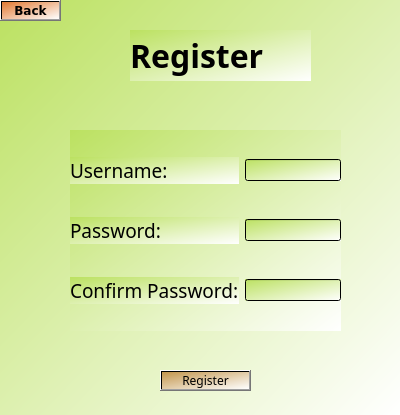
<?xml version="1.0" encoding="UTF-8"?>
<ui version="4.0">
 <class>RegisterScene</class>
 <widget class="QWidget" name="RegisterScene">
  <property name="geometry">
   <rect>
    <x>0</x>
    <y>0</y>
    <width>400</width>
    <height>415</height>
   </rect>
  </property>
  <property name="windowTitle">
   <string>Form</string>
  </property>
  <property name="styleSheet">
   <string notr="true">background-color: qlineargradient(spread:pad, x1:0, y1:0, x2:1, y2:1, stop:0 rgba(187, 225, 96, 255), stop:1 rgba(255, 255, 255, 255));</string>
  </property>
  <widget class="QPushButton" name="registerBtn">
   <property name="geometry">
    <rect>
     <x>160</x>
     <y>370</y>
     <width>91</width>
     <height>21</height>
    </rect>
   </property>
   <property name="font">
    <font>
     <family>Swis721 Hv BT</family>
    </font>
   </property>
   <property name="styleSheet">
    <string notr="true">background-color: qlineargradient(spread:pad, x1:0, y1:0, x2:1, y2:1, stop:0 rgba(195, 149, 76, 255), stop:1 rgba(255, 255, 255, 255));</string>
   </property>
   <property name="text">
    <string>Register</string>
   </property>
   <property name="icon">
    <iconset resource="../resource.qrc">
     <normaloff>:/images/register.png</normaloff>:/images/register.png</iconset>
   </property>
  </widget>
  <widget class="QPushButton" name="backBtn">
   <property name="geometry">
    <rect>
     <x>0</x>
     <y>0</y>
     <width>61</width>
     <height>21</height>
    </rect>
   </property>
   <property name="font">
    <font>
     <family>Verdana</family>
     <italic>false</italic>
     <bold>true</bold>
     <underline>false</underline>
     <kerning>false</kerning>
    </font>
   </property>
   <property name="cursor">
    <cursorShape>ArrowCursor</cursorShape>
   </property>
   <property name="styleSheet">
    <string notr="true">background-color: qlineargradient(spread:reflect, x1:0, y1:0, x2:1, y2:1, stop:0 rgba(226, 121, 50, 255), stop:1 rgba(255, 255, 255, 255));</string>
   </property>
   <property name="text">
    <string>Back</string>
   </property>
   <property name="icon">
    <iconset resource="../resource.qrc">
     <normaloff>:/images/back.png</normaloff>:/images/back.png</iconset>
   </property>
  </widget>
  <widget class="QWidget" name="gridLayoutWidget">
   <property name="geometry">
    <rect>
     <x>70</x>
     <y>130</y>
     <width>271</width>
     <height>201</height>
    </rect>
   </property>
   <layout class="QGridLayout" name="gridLayout">
    <item row="0" column="0">
     <widget class="QLabel" name="label">
      <property name="font">
       <font>
        <family>Swis721 Hv BT</family>
        <pointsize>14</pointsize>
       </font>
      </property>
      <property name="styleSheet">
       <string notr="true"/>
      </property>
      <property name="text">
       <string>Username:</string>
      </property>
     </widget>
    </item>
    <item row="2" column="1">
     <widget class="QLineEdit" name="confirmPassEdit"/>
    </item>
    <item row="2" column="0">
     <widget class="QLabel" name="label_4">
      <property name="font">
       <font>
        <family>Swis721 Hv BT</family>
        <pointsize>14</pointsize>
       </font>
      </property>
      <property name="text">
       <string>Confirm Password:</string>
      </property>
     </widget>
    </item>
    <item row="0" column="1">
     <widget class="QLineEdit" name="userEdit"/>
    </item>
    <item row="1" column="1">
     <widget class="QLineEdit" name="passEdit"/>
    </item>
    <item row="1" column="0">
     <widget class="QLabel" name="label_2">
      <property name="font">
       <font>
        <family>Swis721 Hv BT</family>
        <pointsize>14</pointsize>
       </font>
      </property>
      <property name="text">
       <string>Password:</string>
      </property>
     </widget>
    </item>
   </layout>
  </widget>
  <widget class="QLabel" name="label_5">
   <property name="geometry">
    <rect>
     <x>130</x>
     <y>30</y>
     <width>181</width>
     <height>51</height>
    </rect>
   </property>
   <property name="font">
    <font>
     <family>Segoe Script</family>
     <pointsize>24</pointsize>
     <bold>true</bold>
    </font>
   </property>
   <property name="text">
    <string>Register</string>
   </property>
  </widget>
 </widget>
 <resources>
  <include location="../resource.qrc"/>
 </resources>
 <connections/>
</ui>
